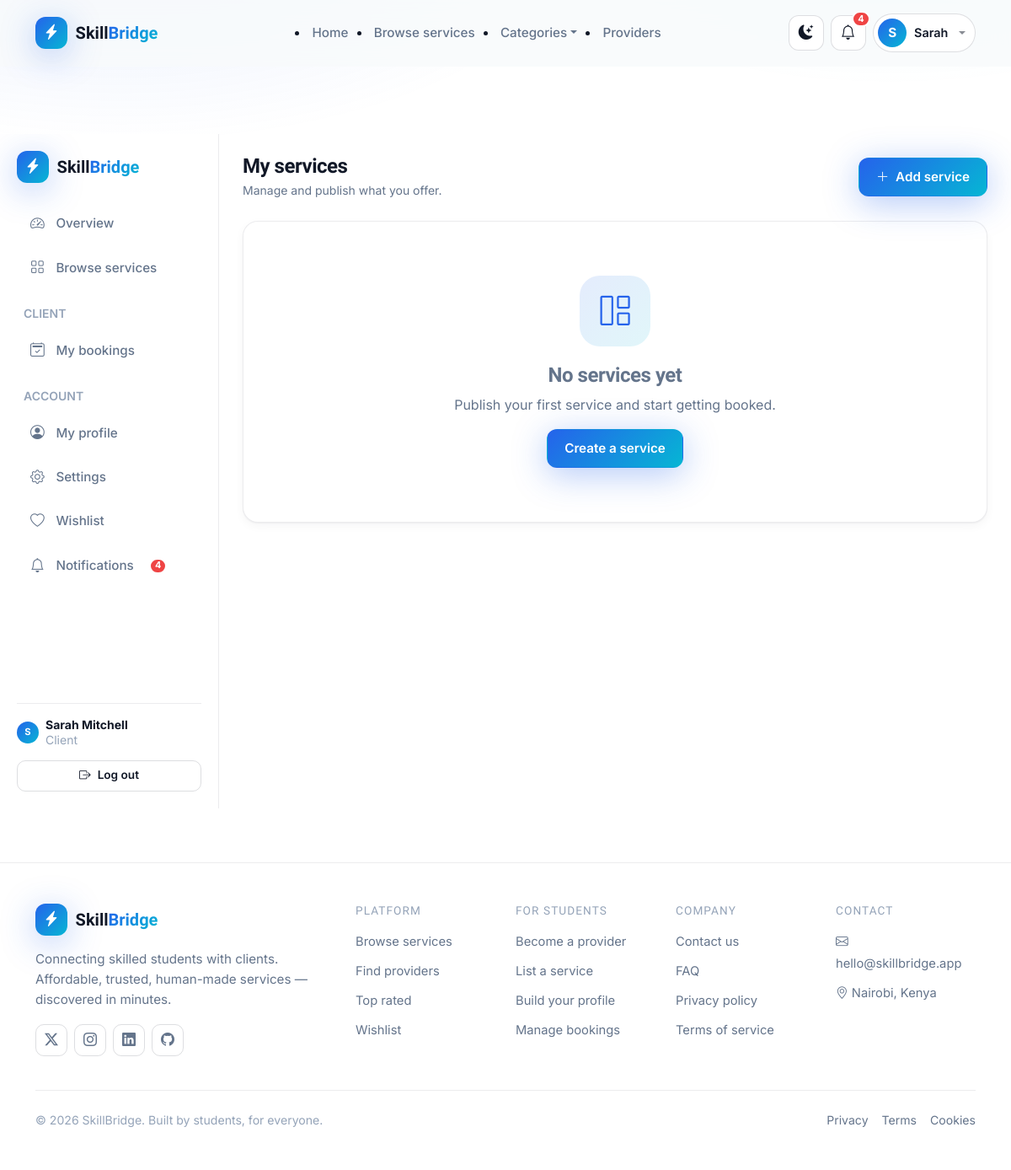
The app's page /services/my/ (signed in) with its own data.
### accounts/models.py (models this page shows, shortened)
class User(AbstractUser):
    class Role(models.TextChoices):
        STUDENT = 'student', 'Student / Provider'
        CLIENT = 'client', 'Client'
    role = models.CharField(max_length=20, choices=Role.choices, default=Role.CLIENT)
    phone = models.CharField(max_length=20, blank=True)
    bio = models.TextField(max_length=1000, blank=True)
    profile_image = models.ImageField(upload_to='profiles/', blank=True, null=True)
    occupation = models.CharField(max_length=120, blank=True)
    location = models.CharField(max_length=120, blank=True)
    website = models.URLField(blank=True)
    skills = models.ManyToManyField('services.Category', related_name='providers', blank=True)
    is_provider_approved = models.BooleanField(
        default=False,
        help_text='Approved by admin before a student can publish services.',
    )
    created_at = models.DateTimeField(auto_now_add=True)
    updated_at = models.DateTimeField(auto_now=True)
    @property
    def is_student(self):
        return self.role == self.Role.STUDENT
    def unread_notifications(self):
        return self.notifications.filter(is_read=False).count()

### services/views.py (the view)
# urls.py: path('services/my/', views.my_services, name='my_services'),
@login_required
def my_services(request):
    services = request.user.services.select_related('category')
    return render(request, 'services/my_services.html', {'services': services})

### accounts/context_processors.py (called while the page is built)
def global_context(request):
    ctx = {
        'all_categories': Category.objects.all().order_by('name'),
        'total_categories': Category.objects.count(),
    }
    if request.user.is_authenticated:
        ctx['unread_notification_count'] = request.user.unread_notifications()
    return ctx

### templates/services/my_services.html (shortened to what this page needs)
{% extends 'base.html' %}
{% load static %}
{% block body_class %}sb-dash-body{% endblock %}
{% block content %}
<div class="sb-dash-wrap">
  {% include 'dashboard/includes/sidebar.html' %}
  <main class="sb-dash-main">
    <div class="sb-dash-topbar">
      <div>
        <h4 class="fw-bold mb-1">My services</h4>
        <div class="sb-text-muted small">Manage and publish what you offer.</div>
      </div>
      <a href="{% url 'services:create' %}" class="sb-btn sb-btn-primary"><i class="bi bi-plus-lg"></i> Add service</a>
    </div>
    {% if services %}
      <div class="row g-4">
        {% for service in services %}
          <div class="col-md-6 col-lg-4">
            <div class="sb-card sb-service-card">
              <div class="sb-card-media">
                {% if service.image %}
                  <img src="{{ service.image.url }}" alt="{{ service.title }}" loading="lazy">
                {% else %}
                  <img src="https://images.unsplash.com/photo-1498050108023-c5249f4df085?w=600&q=70" alt="{{ service.title }}" loading="lazy">
                {% endif %}
                <span class="position-absolute bottom-0 start-0 m-3 sb-availability sb-availability--{{ service.availability }}"><i class="bi bi-circle-fill"></i> {{ service.get_availability_display }}</span>
              </div>
              <div class="sb-card-body">
                <div class="d-flex justify-content-between align-items-center mb-1">
                  <span class="sb-chip">{{ service.category.name|default:"General" }}</span>
                  <span class="fw-extra">${{ service.price|floatformat:0 }}</span>
                </div>
                <h3 class="sb-card-title mb-2">{{ service.title }}</h3>
                <div class="d-flex gap-2 mt-auto pt-2">
                  <a href="{% url 'services:detail' pk=service.pk %}" class="sb-btn sb-btn-ghost sb-btn-sm flex-fill"><i class="bi bi-eye"></i> View</a>
                  <a href="{% url 'services:update' pk=service.pk %}" class="sb-btn sb-btn-outline-primary sb-btn-sm flex-fill"><i class="bi bi-pencil"></i> Edit</a>
                  <form method="post" action="{% url 'services:delete' pk=service.pk %}" data-confirm-form data-confirm-message="Delete “{{ service.title }}” permanently?">
                    {% csrf_token %}
                    <button type="submit" class="sb-btn sb-btn-danger sb-btn-sm"><i class="bi bi-trash"></i></button>
                  </form>
                </div>
              </div>
            </div>
          </div>
        {% endfor %}
      </div>
    {% else %}
      <div class="sb-card sb-empty">
        <div class="sb-empty-icon"><i class="bi bi-grid-1x2"></i></div>
        <h4 class="fw-bold">No services yet</h4>
        <p class="mb-0">Publish your first service and start getting booked.</p>
        <a href="{% url 'services:create' %}" class="sb-btn sb-btn-primary mt-3">Create a service</a>
      </div>
    {% endif %}
  </main>
</div>
{% endblock %}

### templates/includes/navbar.html (shortened to what this page needs)
{% load static %}
<nav class="sb-navbar {% if request.resolver_match.url_name == 'home' %}sb-navbar--transparent{% endif %}" id="mainNavbar">
  <div class="container">
    <div class="d-flex align-items-center justify-content-between py-3">
      <a class="sb-brand" href="{% url 'services:home' %}">
        <span class="sb-brand-mark"><i class="bi bi-lightning-charge-fill"></i></span>
        <span class="sb-brand-text">Skill<span>Bridge</span></span>
      </a>
      <ul class="sb-nav-links d-none d-lg-flex align-items-center gap-4 mb-0">
        <li><a class="{% if request.resolver_match.url_name == 'home' %}active{% endif %}" href="{% url 'services:home' %}">Home</a></li>
        <li><a class="{% if request.resolver_match.url_name == 'browse' %}active{% endif %}" href="{% url 'services:browse' %}">Browse services</a></li>
        <li class="nav-item dropdown">
          <a class="dropdown-toggle" data-bs-toggle="dropdown" href="#" role="button">Categories</a>
        </li>
        <li><a class="{% if request.resolver_match.url_name == 'providers' %}active{% endif %}" href="{% url 'services:providers' %}">Providers</a></li>
      </ul>
      <div class="d-flex align-items-center gap-2 sb-nav-actions">
        <button class="sb-icon-btn" id="themeToggle" title="Toggle dark mode" aria-label="Toggle dark mode">
        </button>
        {% if user.is_authenticated %}
          <a class="sb-icon-btn position-relative" href="{% url 'accounts:notifications' %}" title="Notifications">
            <i class="bi bi-bell"></i>
            {% if unread_notification_count %}
              <span class="sb-badge-dot">{{ unread_notification_count }}</span>
            {% endif %}
          </a>
          <div class="dropdown">
            <button class="sb-avatar-btn dropdown-toggle" data-bs-toggle="dropdown" aria-expanded="false">
              {% if user.profile_image %}
                <img src="{{ user.profile_image.url }}" alt="{{ user.username }}" class="sb-avatar">
              {% else %}
                <span class="sb-avatar sb-avatar--text">{{ user.first_name|default:user.username|slice:":1" }}</span>
              {% endif %}
              <span class="d-none d-md-inline">{{ user.first_name|default:user.username|truncatechars:12 }}</span>
            </button>
          </div>
        {% else %}
          <a class="sb-btn sb-btn-ghost d-none d-sm-inline-flex" href="{% url 'accounts:login' %}">Log in</a>
          <a class="sb-btn sb-btn-primary sb-nav-cta" href="{% url 'accounts:register' %}">Get started</a>
        {% endif %}
      </div>
    </div>
  </div>
</nav>

### templates/dashboard/includes/sidebar.html (shortened to what this page needs)
<aside class="sb-sidebar">
  <a class="sb-brand" href="{% url 'services:home' %}">
    <span class="sb-brand-mark"><i class="bi bi-lightning-charge-fill"></i></span>
    <span class="sb-brand-text">Skill<span>Bridge</span></span>
  </a>
  <nav class="sb-sidebar-nav">
    <a href="{% url 'dashboard:home' %}" class="{% if request.resolver_match.url_name == 'home' and request.resolver_match.namespace == 'dashboard' %}active{% endif %}">
      <i class="bi bi-speedometer2"></i> Overview
    </a>
    <a href="{% url 'services:browse' %}"><i class="bi bi-grid"></i> Browse services</a>
    {% if user.is_student %}
      <div class="sb-text-soft small fw-semibold mt-3 mb-1 px-2">PROVIDER</div>
      <a href="{% url 'services:my_services' %}" class="{% if request.resolver_match.namespace == 'services' and request.resolver_match.url_name == 'my_services' %}active{% endif %}">
        <i class="bi bi-grid-1x2"></i> My services
      </a>
      <a href="{% url 'services:create' %}" class="{% if request.resolver_match.url_name == 'create' %}active{% endif %}">
        <i class="bi bi-plus-square"></i> Add service
      </a>
      <a href="{% url 'bookings:incoming' %}" class="{% if request.resolver_match.url_name == 'incoming' %}active{% endif %}">
        <i class="bi bi-inbox"></i> Incoming bookings
      </a>
    {% else %}
      <div class="sb-text-soft small fw-semibold mt-3 mb-1 px-2">CLIENT</div>
      <a href="{% url 'bookings:my_bookings' %}" class="{% if request.resolver_match.url_name == 'my_bookings' %}active{% endif %}">
        <i class="bi bi-calendar2-check"></i> My bookings
      </a>
    {% endif %}
    <div class="sb-text-soft small fw-semibold mt-3 mb-1 px-2">ACCOUNT</div>
    <a href="{% url 'accounts:profile' %}"><i class="bi bi-person-circle"></i> My profile</a>
    <a href="{% url 'accounts:edit_profile' %}" class="{% if request.resolver_match.url_name == 'edit_profile' %}active{% endif %}">
      <i class="bi bi-gear"></i> Settings
    </a>
    <a href="{% url 'services:wishlist' %}" class="{% if request.resolver_match.url_name == 'wishlist' %}active{% endif %}">
      <i class="bi bi-heart"></i> Wishlist
    </a>
    <a href="{% url 'accounts:notifications' %}">
      <i class="bi bi-bell"></i> Notifications
      {% if unread_notification_count %}<span class="sb-badge-dot sb-badge-dot--static">{{ unread_notification_count }}</span>{% endif %}
    </a>
  </nav>
  <div class="sb-sidebar-footer">
    <div class="d-flex align-items-center gap-2 mb-3">
      {% if user.profile_image %}
        <img src="{{ user.profile_image.url }}" alt="" class="sb-avatar sb-avatar--sm">
      {% else %}
        <span class="sb-avatar sb-avatar--text sb-avatar--sm">{{ user.first_name|default:user.username|slice:":1" }}</span>
      {% endif %}
      <div class="small lh-sm">
        <div class="fw-bold">{{ user.get_full_name|default:user.username }}</div>
        <div class="sb-text-soft">{{ user.get_role_display }}</div>
      </div>
    </div>
    <form method="post" action="{% url 'accounts:logout' %}">
      <button type="submit" class="sb-btn sb-btn-ghost sb-btn-sm w-100"><i class="bi bi-box-arrow-right"></i> Log out</button>
    </form>
  </div>
</aside>

### records on screen
User: first_name "S", first_name "Sarah", get_full_name "Sarah Mitchell", role "Client"

### other values on screen
{{ unread_notification_count }} "4"
